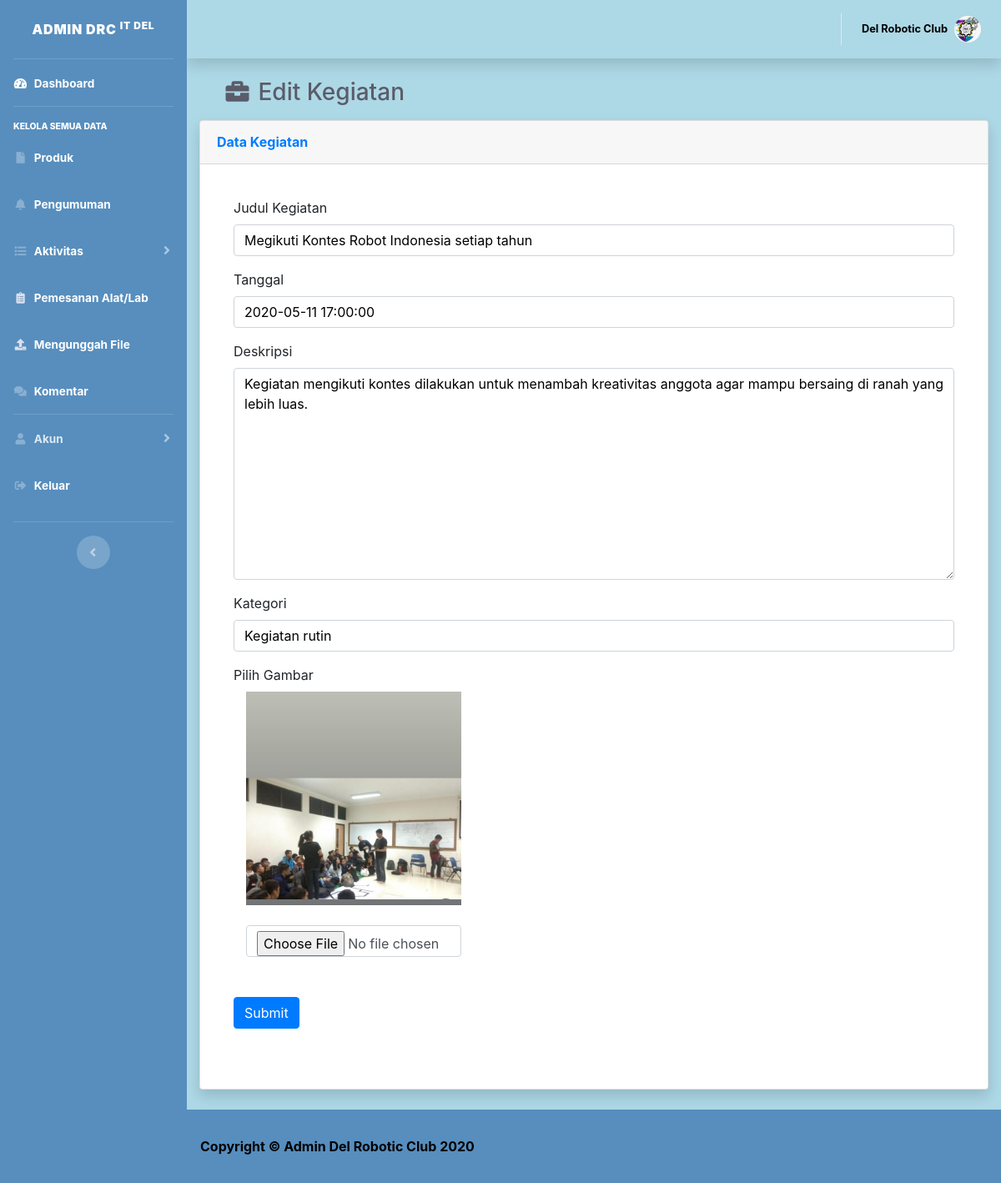
The app's page /admin/edit_kegiatan.php?id=2 with its own data.
### tables this page shows
CREATE TABLE `kegiatan` (
  `id_kegiatan` int(5) NOT NULL,
  `judul_kegiatan` varchar(100) NOT NULL,
  `deskripsi` varchar(10000) NOT NULL,
  `gambar` varchar(45) NOT NULL,
  `kategori` varchar(40) NOT NULL,
  `date` timestamp NOT NULL DEFAULT CURRENT_TIMESTAMP
);

### admin/edit_kegiatan.php (the view, shortened to what this page needs)
<?php
    include 'commons/header.php';
        require_once('database/connection.php');
        $upload_dir = 'img/kegiatan/';
        if (isset($_GET['id'])) {
            $id = $_GET['id'];
            $sql = "SELECT * FROM kegiatan WHERE id_kegiatan=".$id;
            $result = mysqli_query($conn, $sql);
            if (mysqli_num_rows($result) > 0) {
                $row = mysqli_fetch_assoc($result);
            }else {
                $errorMsg = 'Tidak dapat melihat data';
            }
        }
?>
<!DOCTYPE html>
<html>
    <head>
        <link rel="stylesheet" href="css/bootstrap.min.css">
        <link rel="stylesheet" href="https://use.fontawesome.com/releases/v5.0.13/css/all.css">
        <link rel="stylesheet" href="https://cdn.datatables.net/1.10.16/css/dataTables.bootstrap4.min.css">
        <link rel="stylesheet" href="https://cdnjs.cloudflare.com/ajax/libs/twitter-bootstrap/4.0.0/css/bootstrap.css">
    </head>
    <body id="page-top">
        <div id="wrapper">
            <div class="container-fluid" style="color:black">
                <h1 style="color:black" class="h3 mb-2 text-gray-800">&emsp;<span class="fas fa-fw fa-briefcase"></span>&nbsp;Edit Kegiatan</h1>
                <div class="card shadow mb-4">
                    <div class="card-header py-3">
                        <h6 class="m-0 font-weight-bold text-primary">Data Kegiatan</h6>
                    </div>
                    <div class="card-body">
                        <div class="table">
                            <div class="row justify-content-center">
                                <div class="col-md-12">
                                    <div class="card-body">
                                        <form class="" action="" method="post" enctype="multipart/form-data">
                                            <div class="form-group">
                                                <label for="name">Judul Kegiatan</label>
                                                <input style="color:black;" type="text" class="form-control" name="judul_kegiatan"  value="<?php echo $row['judul_kegiatan']; ?>">
                                            </div>
                                            <div class="form-group">
                                                <label for="contact">Tanggal</label>
                                                <input style="color:black;" type="text" class="form-control" name="date" value="<?php echo $row['date']; ?>">
                                            </div>
                                            <div class="form-group">
                                                <label for="contact">Deskripsi</label>
                                                <textarea name="deskripsi" class="form-control" cols="60%" rows="10" style="color:black;text-align:justify;" required><?php echo $row['deskripsi']; ?></textarea>
                                            </div>
                                            <div class="form-group">
                                                <label for="contact">Kategori</label>
                                                <input style="color:black;" type="text" class="form-control" name="kategori" value="<?php echo $row['kategori']; ?>">
                                            </div>
                                            <div class="form-group">
                                                <label for="image">Pilih Gambar</label>
                                            <div class="col-md-4">
                                                <img src="<?php echo $upload_dir.$row['gambar'] ?>" width="100%"><br><br>
                                                <input type="file" class="form-control" name="image" value="">
                                            </div><br><br>
                                            <div class="form-group">
                                                <button type="submit" name="Submit" class="btn btn-primary waves">Submit</button>
                                            </div>
                                        </form>
                                    </div>
                                </div>
                    </div>
                </div>
            </div>
        </div>
        </div>
        </div>
        </div>
        <?php
            include 'commons/footer.php'
        ?>
    </body>
</html>

### records on screen
kegiatan: judul_kegiatan "Megikuti Kontes Robot Indonesia setiap tahun", date "2020-05-11 17:00:00", deskripsi "Kegiatan mengikuti kontes dilakukan untuk menambah kreativitas anggota agar mampu bersaing di ranah yang lebih luas.", kategori "Kegiatan rutin", gambar (picture)
